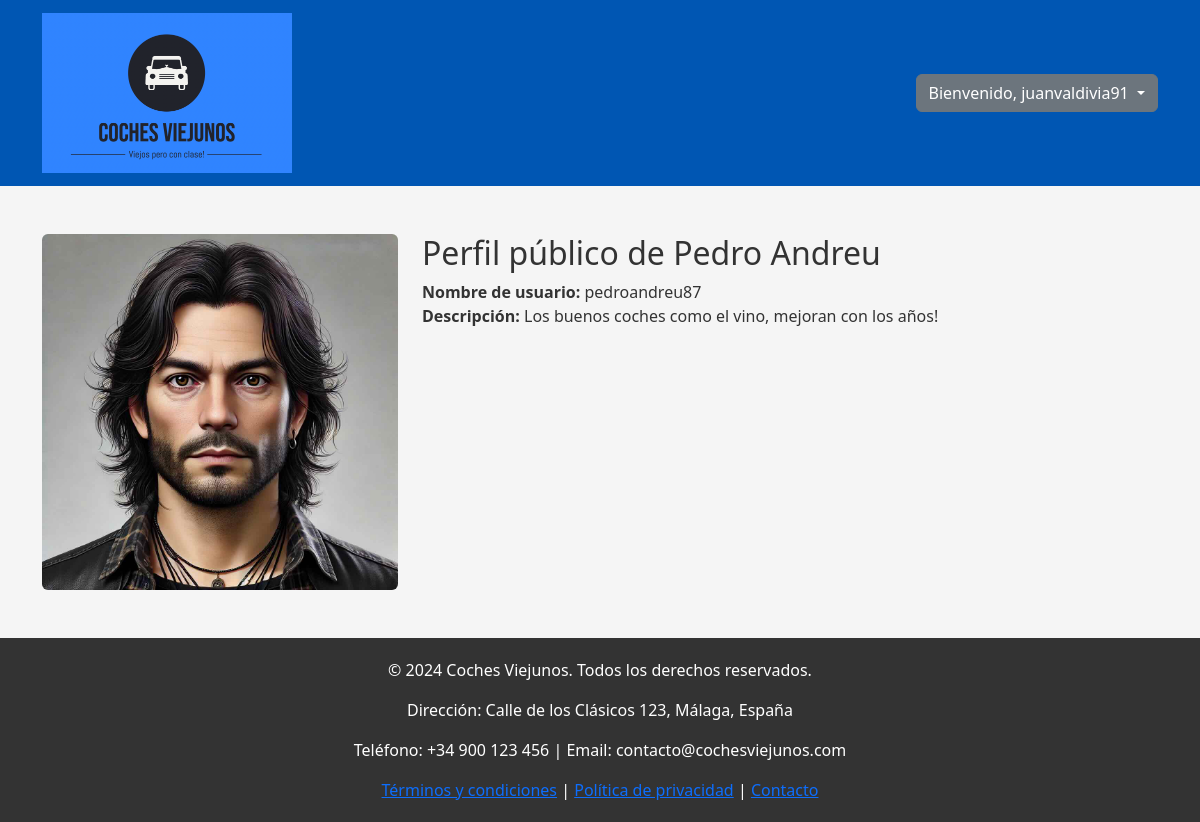
/php/public_profile.php?username=pedroandreu87 (signed in), run on the app's committed database.
### tables this page shows
CREATE TABLE IF NOT EXISTS users (
    id INT AUTO_INCREMENT PRIMARY KEY,
    name VARCHAR(50),
    username VARCHAR(50),
    email VARCHAR(100),
    pass VARCHAR(50),
    apikey VARCHAR(50),
    address VARCHAR(50),
    description VARCHAR(250),
    image VARCHAR(50)
);

### php/public_profile.php (the view, shortened to what this page needs)
<?php
include('header.php');
$db = db_connect();
$username = $_GET['username'];
$query = $db->query('SELECT username, name, description, image FROM users WHERE username = "' . $username . '"');
$user = $query->fetch_assoc();
?>
<div class="container my-5">
  <div class="row">
    <div class="col-md-4 text-center">
      <img src="imgs/users/<?php echo $user['image']; ?>" alt="Foto de perfil" class="img-fluid rounded">
    </div>
    <div class="col-md-8">
      <h2>Perfil público de <?php echo $user['name']; ?></h2>
      <ul class="list-unstyled">
        <li><strong>Nombre de usuario:</strong> <?php echo $user['username']; ?></li>
        <li><strong>Descripción:</strong> <?php echo $user['description']; ?></li>
      </ul>
    </div>
  </div>
</div>
<?php
include('footer.php');
?>

### php/css/styles.css (style rules this page uses)
body { background-color: #f5f5f5; color: #333; }

### data on the page
users: image (picture), name "Pedro Andreu", username "pedroandreu87", description "Los buenos coches como el vino, mejoran con los años!"

### other printed values
$usernameLink "juanvaldivia91"
